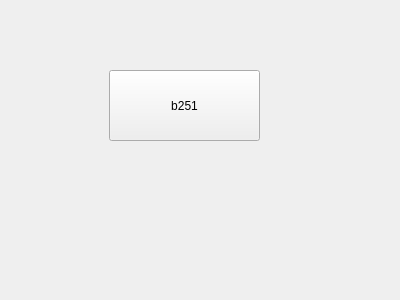
<?xml version="1.0" encoding="UTF-8"?>
<ui version="4.0">
 <class>RefusalSenderWidget251</class>
 <widget class="QWidget" name="RefusalSenderWidget251">
  <property name="geometry">
   <rect>
    <x>0</x>
    <y>0</y>
    <width>400</width>
    <height>300</height>
   </rect>
  </property>
  <property name="windowTitle">
   <string>RefusalSenderWidget251</string>
  </property>
  <widget class="QPushButton" name="pushButton">
   <property name="geometry">
    <rect>
     <x>109</x>
     <y>70</y>
     <width>151</width>
     <height>71</height>
    </rect>
   </property>
   <property name="text">
    <string>b251</string>
   </property>
  </widget>
 </widget>
 <layoutdefault spacing="6" margin="11"/>
 <resources/>
 <connections/>
</ui>
